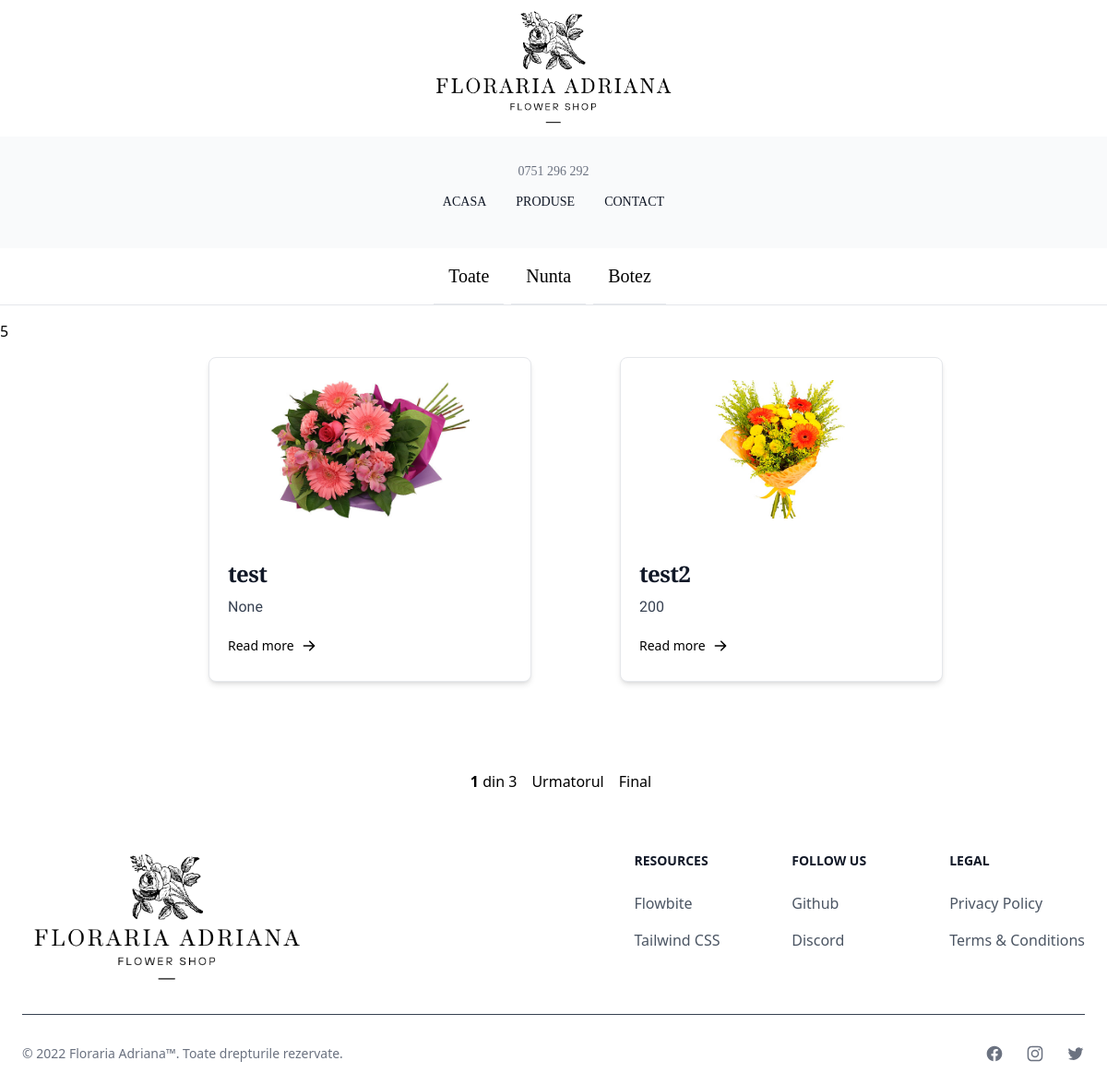
Screenshot of /products/ with the database file from the repository.
### base/models.py (models this page shows, shortened)
class Category(models.Model):
    name = models.CharField(max_length=100, null=False, blank=True)

class Product(models.Model):
    name = models.CharField(max_length=200)
    resume = models.TextField(null=True, blank=True)
    description = models.TextField(blank=True, null=True)
    code = models.CharField(max_length=10)
    price = models.CharField(max_length=100, null=True, blank=True)
    category = models.ForeignKey(Category, on_delete=models.SET_NULL, null=True)
    image = models.ImageField(null=True, blank=True)
    updated = models.DateTimeField(auto_now=True)
    created = models.DateTimeField(auto_now_add=True)

### base/views.py (the view)
# urls.py: path('products/', views.productsPage, name="products"),
def productsPage(request):
    category = request.GET.get('category')
    if category == None:
        p = Paginator(Product.objects.all(), 2)
        page = request.GET.get('page')
        products_p = p.get_page(page)
        count = Product.objects.all().count()
        page = 'toate'
    else:
        p = Paginator(Product.objects.filter(category__name__icontains=category), 2)
        page = request.GET.get('page')
        products_p = p.get_page(page)
        count = Product.objects.filter(category__name__icontains=category).count()
        page = 'category'
    categories = Category.objects.all()
    context = {'categories': categories, 'products_p': products_p, 'count': count, 'page': page}
    return render(request, 'base/products.html', context)

### base/templates/base/products.html (shortened to what this page needs)
{% extends 'main.html' %}
{% load static %}
{% block content %}
    <div class="mb-4 border-b border-gray-200 ">
        <ul class="flex flex-wrap justify-center -mb-px text-sm font-medium text-center">
            <li class="mr-2">
                <a href="{% url 'products' %}">
                    <button class="inline-block p-4 rounded-t-lg border-b-2 title text-xl">Toate</button>
                </a>
            </li>
            {% for category in categories %}
                <li class="mr-2">
                    <a href="{% url 'products' %}?category={{ category.name }}">
                        <button class="inline-block p-4 rounded-t-lg border-b-2 title text-xl">{{ category.name }}</button>
                    </a>
                </li>
            {% endfor %}
        </ul>
    </div>
    <h1>{{ count }}</h1>
    <div class="container mx-auto flex justify-center items-center flex-wrap gap-12 mb-24 mt-4">
        {% for product in products_p %}
            <a href="{% url 'product' product.id %}">
                <div class="max-w-sm bg-white border border-gray-200 rounded-lg shadow-md hover:scale-105 transition-all ease-in-out first-tr">
                    <a href="{% url 'product' product.id %}" class="w-full flex justify-center">
                        <img class=" object-contain max-h-56 rounded-lg m-6" style="width: 300px;height: 150px;"
                             src="{{ product.image.url }}" alt="image"/>
                    </a>
                    <div class="p-5">
                        <a href="{% url 'product' product.id %}">
                            <h5 class="mb-2 text-2xl font-bold tracking-tight text-gray-900 title">{{ product.name }}</h5>
                        </a>
                        <p class="mb-3 font-normal text-gray-700 dark:text-gray-400 text">{{ product.price }}</p>
                        <a href="{% url 'product' product.id %}"
                           class="hover:scale-110 transition-all ease-in-out inline-flex items-center pr-3 py-2 text-sm font-medium text-center text-black">
                            Read more
                        </a>
                    </div>
                </div>
            </a>
        {% endfor %}
    </div>
    {% if page == 'toate' %}
        <div class="flex justify-center items-center my-10">
            <div class="mx-4">
                <span class="font-bold">{{ products_p.number }}</span> din {{ products_p.paginator.num_pages }}
            </div>
            <div class="flex space-x-4">
                {% if products_p.has_next %}
                    <a href="?page={{ products_p.next_page_number }}">Urmatorul</a>
                    <a href="?page={{ products_p.paginator.num_pages }}">Final</a>
                {% endif %}
            </div>
        </div>
    {% endif %}
{% endblock %}

### templates/main.html (style rules this page uses)
* { margin: 0; padding: 0; }
body { margin: 0; }

### base/templates/base/products.html (style rules this page uses)
.title { font-family: 'Cinzel'; }
.text { font-family: 'Sorts Mill Goudy'; }

### rows the page displays
Category: name "Nunta"
Category: name "Botez"
Product: image (picture), name "test", price "None"
Product: image (picture), name "test2", price "200"

### other values shown
{{ count }} "5"
{{ products_p.number }} "1"
{{ products_p.paginator.num_pages }} "3"
